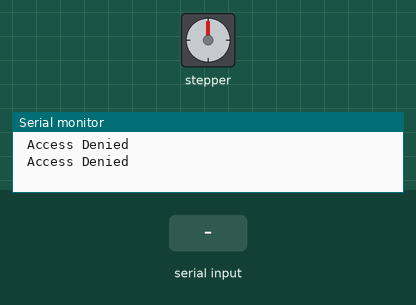
This sketch was run on a simulated Arduino Uno, built with avr-gcc and run on an emulated ATmega328P. Parts: stepper motor, the last lines printed to the serial monitor. The inputs (shaded band) are chosen by the test bench. Stepper angles assume 2048 steps per turn.

Above: at 1.2 s.
1.3 s: "30,150\n" received over Serial
At 3.45 s:
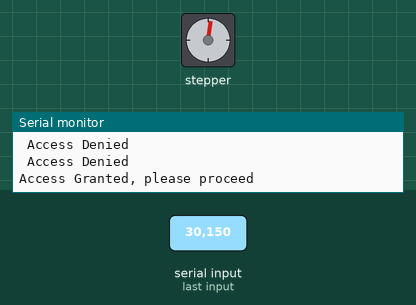
At 6.6 s:
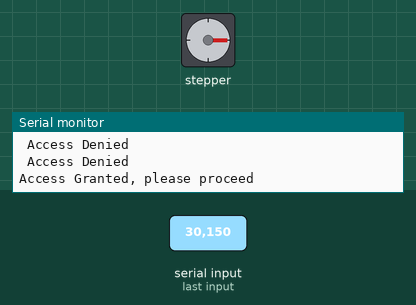
Timing chart, 0 to 11.3 s (numbered marks = the images above; inputs shaded):
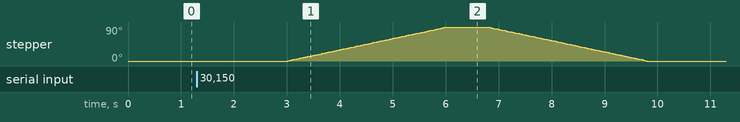

The sketch:

DatabasePiArduino.ino
```cpp
/* SYSC 3010 Project - Arduino Code for Database Pi
 *
 *
 * Author: Abdelrahman Darwish
 * Date: November 20, 2019
 *
 */

 // Include the Motor library
 #include <Stepper.h>

const int StepsPerRev=2048; // number of steps per rotation, Full step mode 2048 steps for 360 degrees

// Initializing Motor Pins
const int MotorPin1 = 3; // IN1 on the Motor Driver
const int MotorPin2 = 4; // IN2 on the Motor Driver
const int MotorPin3 = 5; // IN3 on the Motor Driver
const int MotorPin4 = 6; // IN4 on the Motor Driver

// Declaring the state that is coming from the Database Raspberry Pi
// 1 means open gate ( Access Granted) and 0 means gate remains closed (Access Denied)
int incoming_state;


//  Initializing a Stepper Object specifying the pins connected to the Motor
Stepper myStepper = Stepper(StepsPerRev,MotorPin1,MotorPin3,MotorPin2,MotorPin4);

 /**
 * checkSerial Method will check if there is any serial data coming from the Database Pi
 * The incoming data determines whether or not the gate opens
 *
 */
int checkSerial(){

    if(Serial.available()){

    // Checking  for incoming data from Database Pi
    // Reading the incoming state from the Pi

    incoming_state= Serial.read() -'0';
    delay(250);


  }

   if( incoming_state == 1){

      // Database Pi confirmed that the car can enter the Garage
      // Access Granted, Gate opens

      Serial.println("Access Granted, please proceed");

      // Rotate motor in a clockwise direction for a quarter of a revolution

      myStepper.step(StepsPerRev/4);

      delay(800);

      // now close the gate

      myStepper.step(-StepsPerRev/4);

   }

    else if( incoming_state == 0){

      delay(500);

      // Plate Number not in the database
      // Hence, Access Denied, Gate remains closed

      Serial.println(" Access Denied ");

    }
}

void setup(){

  // Set the data rate to 9600, start Serial Communication with Database Pi
  Serial.begin(9600);

  //Setting the Motor speed to 5 RPM
  myStepper.setSpeed(5);

}
void loop(){

  checkSerial();

}
```

Measured:
- after the input at 1.3 s, stepper: turns 90° clockwise in 3.0 s, then 90° counter-clockwise in 3.0 s
